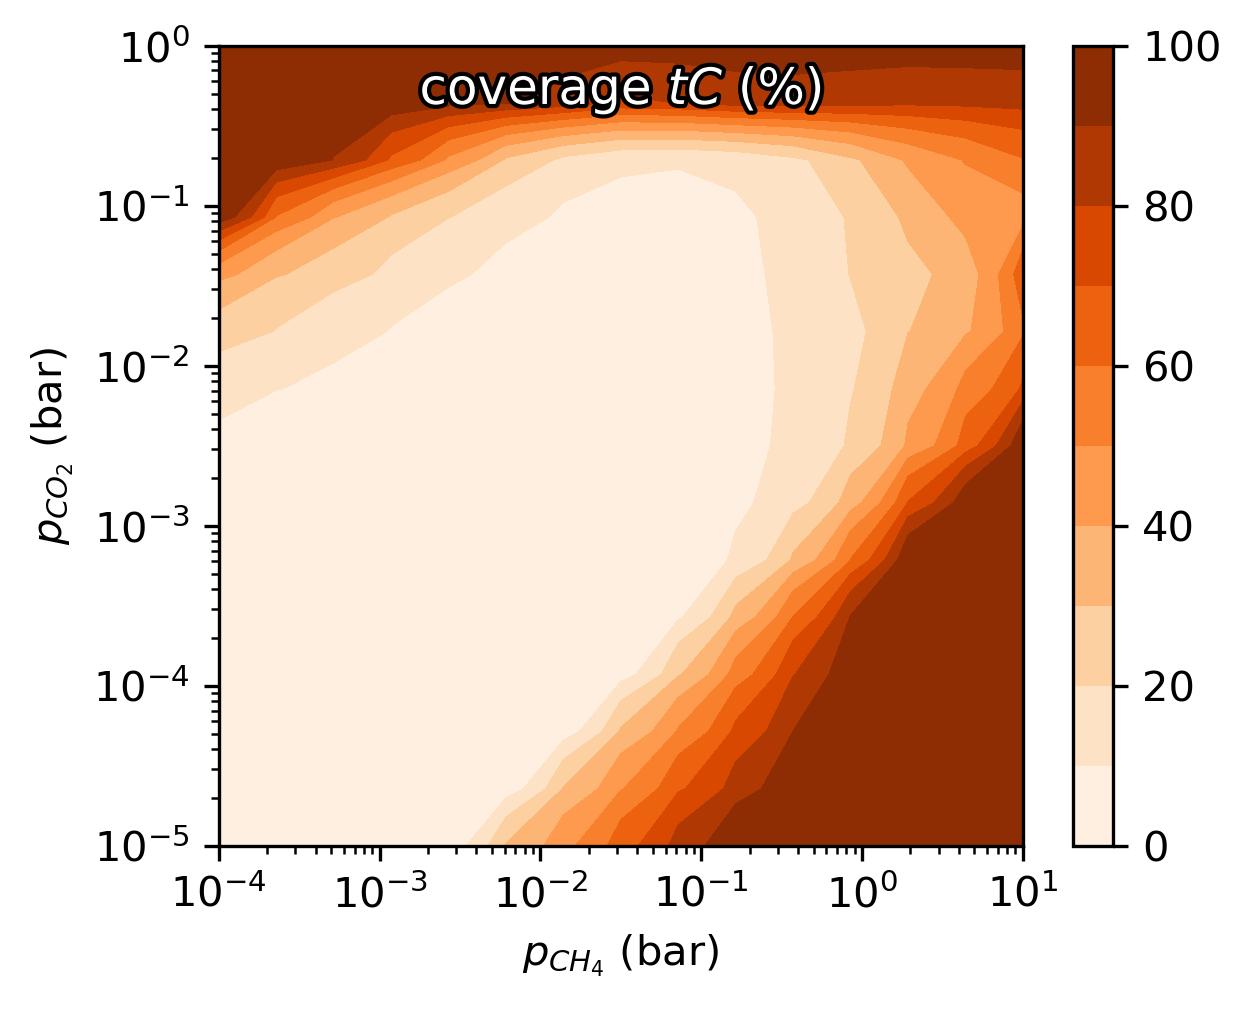

Write the Python code that produced this figure.
import matplotlib.pyplot as plt
from zacrostools.heatmaps.coverage import plot_coverage

fig, axs = plt.subplots(1, figsize=(4.3, 3.5))

plot_coverage(
    ax=axs,
    scan_path='simulation_results',
    x='pressure_CH4',
    y='pressure_CO2',
    surf_spec='all',
    site_type='tC',
    analysis_range=[50, 100],
    range_type='time',
    weights='time',
    auto_title=True,
    show_points=False,
    show_colorbar=True
)

plt.tight_layout()
plt.savefig('coverage_heatmap.png', dpi=300, bbox_inches='tight', transparent=False)
plt.show()
